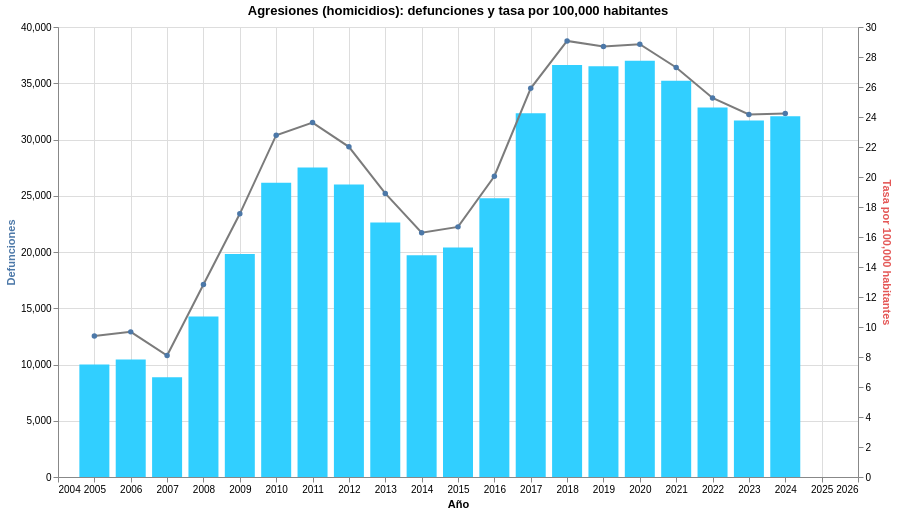

The cell this chart's notebook holds for it:
### Code cell
agresiones = defunciones_total[
    defunciones_total["lista_mex_desc"] == "Agresiones (homicidios)"
]

barras = alt.Chart(agresiones).mark_bar(color="#31CFFF", size=30).encode(
    x=alt.X("anio_ocur:Q", title="Año", axis=alt.Axis(format="d")),
    y=alt.Y(
        "defunciones:Q",
        title="Defunciones",
        axis=alt.Axis(titleColor="#4C78A8")
    ),
    tooltip=[
        alt.Tooltip("anio_ocur:Q", title="Año"),
        alt.Tooltip("defunciones:Q", title="Defunciones", format=",")
    ]
)

linea = alt.Chart(agresiones).mark_line(
    color="#7B7B7B",
    point=True
).encode(
    x="anio_ocur:Q",
    y=alt.Y(
        "tasa_100k:Q",
        title="Tasa por 100,000 habitantes",
        axis=alt.Axis(titleColor="#E45756")
    ),
    tooltip=[
        alt.Tooltip("anio_ocur:Q", title="Año"),
        alt.Tooltip("tasa_100k:Q", title="Tasa", format=".2f")
    ]
)

(barras + linea).resolve_scale(
    y="independent"
).properties(
    width=800,
    height=450,
    title="Agresiones (homicidios): defunciones y tasa por 100,000 habitantes"
)

### Figure 1 — Vega-Lite specification as saved in the notebook (floating-point values rounded to 4 significant figures)
{"config": {"view": {"continuousWidth": 300, "continuousHeight": 300}}, "layer": [{"mark": {"type": "bar", "color": "#31CFFF", "size": 30}, "encoding": {"tooltip": [{"field": "anio_ocur", "title": "Año", "type": "quantitative"}, {"field": "defunciones", "format": ",", "title": "Defunciones", "type": "quantitative"}], "x": {"axis": {"format": "d"}, "field": "anio_ocur", "title": "Año", "type": "quantitative"}, "y": {"axis": {"titleColor": "#4C78A8"}, "field": "defunciones", "title": "Defunciones", "type": "quantitative"}}}, {"mark": {"type": "line", "color": "#7B7B7B", "point": true}, "encoding": {"tooltip": [{"field": "anio_ocur", "title": "Año", "type": "quantitative"}, {"field": "tasa_100k", "format": ".2f", "title": "Tasa", "type": "quantitative"}], "x": {"field": "anio_ocur", "type": "quantitative"}, "y": {"axis": {"titleColor": "#E45756"}, "field": "tasa_100k", "title": "Tasa por 100,000 habitantes", "type": "quantitative"}}}], "data": {"name": "data-53cb2f6812bc00c78fb5c0b041821225"}, "height": 450, "resolve": {"scale": {"y": "independent"}}, "title": "Agresiones (homicidios): defunciones y tasa por 100,000 habitantes", "width": 800, "$schema": "https://vega.github.io/schema/vega-lite/v5.20.1.json", "datasets": {"data-53cb2f6812bc00c78fb5c0b041821225": [{"anio_ocur": 2005, "lista_mex_desc": "Agresiones (homicidios)", "POBLACION": 106370948, "defunciones": 10003, "tasa_100k": 9.404}, {"anio_ocur": 2006, "lista_mex_desc": "Agresiones (homicidios)", "POBLACION": 107885646, "defunciones": 10438, "tasa_100k": 9.675}, {"anio_ocur": 2007, "lista_mex_desc": "Agresiones (homicidios)", "POBLACION": 109538665, "defunciones": 8869, "tasa_100k": 8.097}, {"anio_ocur": 2008, "lista_mex_desc": "Agresiones (homicidios)", "POBLACION": 111275915, "defunciones": 14275, "tasa_100k": 12.83}, {"anio_ocur": 2009, "lista_mex_desc": "Agresiones (homicidios)", "POBLACION": 113030218, "defunciones": 19832, "tasa_100k": 17.55}, {"anio_ocur": 2010, "lista_mex_desc": "Agresiones (homicidios)", "POBLACION": 114756059, "defunciones": 26149, "tasa_100k": 22.79}, {"anio_ocur": 2011, "lista_mex_desc": "Agresiones (homicidios)", "POBLACION": 116446180, "defunciones": 27513, "tasa_100k": 23.63}, {"anio_ocur": 2012, "lista_mex_desc": "Agresiones (homicidios)", "POBLACION": 118060514, "defunciones": 25989, "tasa_100k": 22.01}, {"anio_ocur": 2013, "lista_mex_desc": "Agresiones (homicidios)", "POBLACION": 119597654, "defunciones": 22612, "tasa_100k": 18.91}, {"anio_ocur": 2014, "lista_mex_desc": "Agresiones (homicidios)", "POBLACION": 121048604, "defunciones": 19713, "tasa_100k": 16.29}, {"anio_ocur": 2015, "lista_mex_desc": "Agresiones (homicidios)", "POBLACION": 122368490, "defunciones": 20405, "tasa_100k": 16.68}, {"anio_ocur": 2016, "lista_mex_desc": "Agresiones (homicidios)", "POBLACION": 123587407, "defunciones": 24780, "tasa_100k": 20.05}, {"anio_ocur": 2017, "lista_mex_desc": "Agresiones (homicidios)", "POBLACION": 124777172, "defunciones": 32330, "tasa_100k": 25.91}, {"anio_ocur": 2018, "lista_mex_desc": "Agresiones (homicidios)", "POBLACION": 125995825, "defunciones": 36629, "tasa_100k": 29.07}, {"anio_ocur": 2019, "lista_mex_desc": "Agresiones (homicidios)", "POBLACION": 127215666, "defunciones": 36510, "tasa_100k": 28.7}, {"anio_ocur": 2020, "lista_mex_desc": "Agresiones (homicidios)", "POBLACION": 128209170, "defunciones": 36995, "tasa_100k": 28.86}, {"anio_ocur": 2021, "lista_mex_desc": "Agresiones (homicidios)", "POBLACION": 128982939, "defunciones": 35216, "tasa_100k": 27.3}, {"anio_ocur": 2022, "lista_mex_desc": "Agresiones (homicidios)", "POBLACION": 129960600, "defunciones": 32844, "tasa_100k": 25.27}, {"anio_ocur": 2023, "lista_mex_desc": "Agresiones (homicidios)", "POBLACION": 131135337, "defunciones": 31700, "tasa_100k": 24.17}, {"anio_ocur": 2024, "lista_mex_desc": "Agresiones (homicidios)", "POBLACION": 132274416, "defunciones": 32065, "tasa_100k": 24.24}]}}
